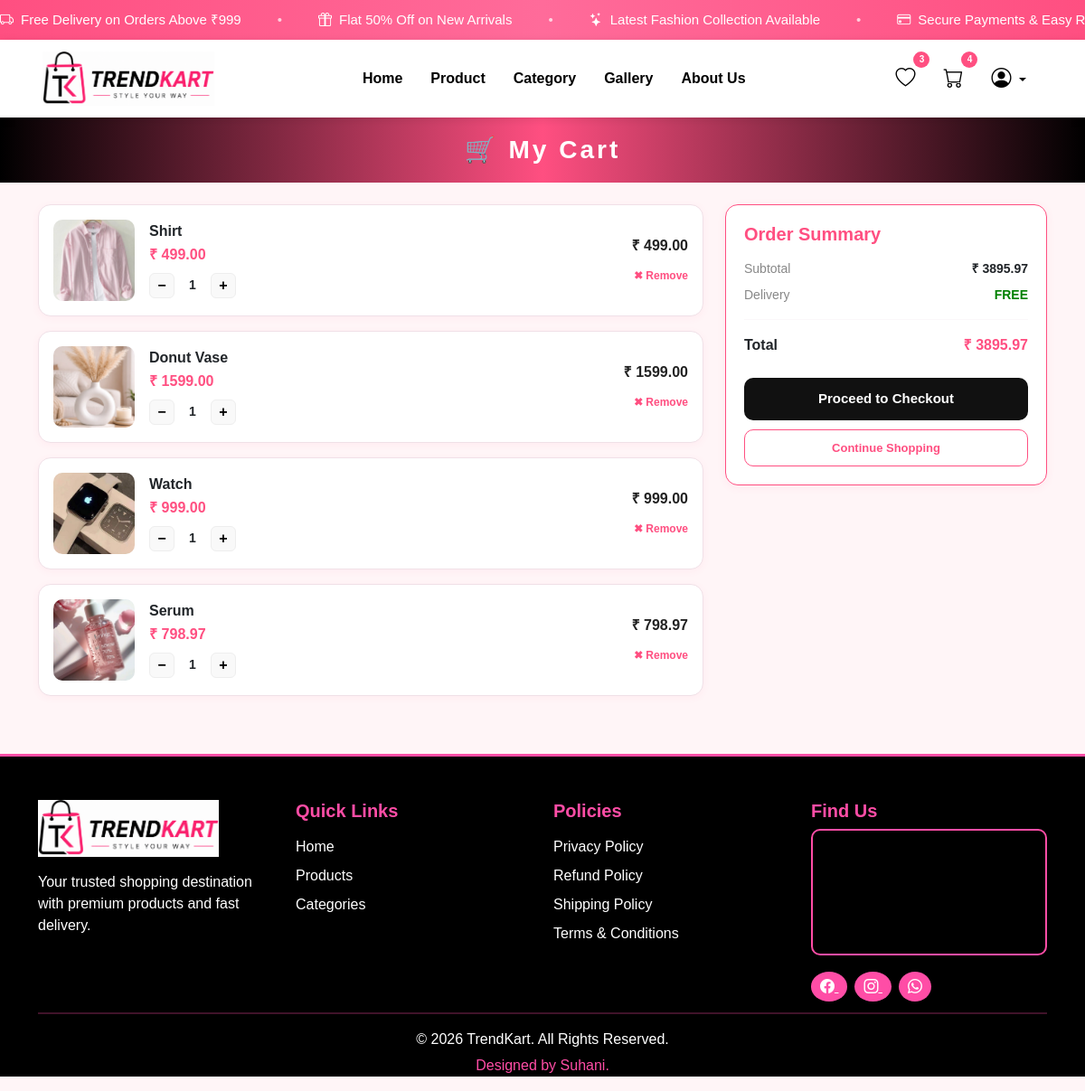
The page /cart/ (signed in) on the database its author committed.
### Trendkart/models.py (models this page shows, shortened)
class Cart(models.Model):
    user = models.ForeignKey(CustomUser, on_delete=models.CASCADE, related_name='cart_items')
    product = models.ForeignKey(Product, on_delete=models.CASCADE)
    quantity = models.PositiveIntegerField(default=1)
    added_at = models.DateTimeField(auto_now_add=True)
    def total_price(self):
        return self.product.product_price * self.quantity

class Product(models.Model):
    category = models.ForeignKey(
        Category,
        on_delete=models.CASCADE,
        related_name='products'
    )
    product_name = models.CharField(max_length=255)
    product_price = models.DecimalField(max_digits=10, decimal_places=2)
    product_description = models.TextField()
    product_image = models.ImageField(upload_to='products/')

### Trendkart/views.py (the view)
# urls.py: path('cart/', views.cart_view, name='cart'),
@login_required(login_url='login')
def cart_view(request):
    cart_items = Cart.objects.filter(user=request.user)
    total = sum(item.total_price() for item in cart_items)
    return render(request, 'cart.html', {
        'cart_items': cart_items,
        'total': total,
    })

### templates/cart.html (shortened to what this page needs)
{% extends 'base.html' %}
{% load static %}
{% block content %}
<div class="w-100 mb-4 d-flex align-items-center justify-content-center"
     style="background: linear-gradient(90deg, #000, #FF4F81, #000); height: 72px;">
    <h3 class="mb-0 fw-bold text-white" style="letter-spacing: 3px;">🛒 My Cart</h3>
</div>
<div class="container mb-5">
    {% if cart_items %}
    <div class="row g-4">
        <div class="col-md-8">
            {% for item in cart_items %}
            <div class="d-flex align-items-center gap-3 p-3 mb-3"
                 style="background:#fff; border-radius:14px; border:1px solid #f0e0e7;
                        box-shadow:0 2px 8px rgba(255,79,129,0.06);">
                <img src="{{ item.product.product_image.url }}"
                     width="90" height="90"
                     style="object-fit:cover; border-radius:10px; flex-shrink:0;">
                <div class="flex-grow-1">
                    <h6 class="fw-bold mb-1">{{ item.product.product_name }}</h6>
                    <p style="color:#FF4F81; font-weight:700; margin-bottom:8px;">
                        ₹ {{ item.product.product_price }}
                    </p>
                    <form method="POST" action="{% url 'update_cart' item.id %}"
                          class="d-flex align-items-center gap-2">
                        <button type="submit" name="quantity" value="{{ item.quantity|add:'-1' }}"
                                style="width:28px; height:28px; border-radius:6px; border:1px solid #eee;
                                       background:#f9f9f9; font-weight:700; cursor:pointer;">−</button>
                        <span style="font-weight:700; font-size:14px; min-width:24px; text-align:center;">
                            {{ item.quantity }}
                        </span>
                        <button type="submit" name="quantity" value="{{ item.quantity|add:'1' }}"
                                style="width:28px; height:28px; border-radius:6px; border:1px solid #eee;
                                       background:#f9f9f9; font-weight:700; cursor:pointer;">+</button>
                    </form>
                </div>
                <div class="text-end" style="flex-shrink:0;">
                    <p class="fw-bold mb-2" style="color:#222;">
                        ₹ {{ item.total_price }}
                    </p>
                    <a href="{% url 'remove_from_cart' item.id %}"
                       style="color:#FF4F81; font-size:12px; font-weight:600; text-decoration:none;">
                        ✖ Remove
                    </a>
                </div>
            </div>
            {% endfor %}
        </div>
        <div class="col-md-4">
            <div style="background:#fff; border-radius:14px; padding:20px;
                        border:1.5px solid #FF4F81; box-shadow:0 2px 10px rgba(255,79,129,0.08);
                        position:sticky; top:20px;">
                <h5 class="fw-bold mb-3" style="color:#FF4F81;">Order Summary</h5>
                <div class="d-flex justify-content-between mb-2" style="font-size:14px;">
                    <span style="color:#888;">Subtotal</span>
                    <span class="fw-bold">₹ {{ total }}</span>
                </div>
                <div class="d-flex justify-content-between mb-2" style="font-size:14px;">
                    <span style="color:#888;">Delivery</span>
                    <span style="color:green; font-weight:600;">FREE</span>
                </div>
                <hr style="border-color:#f0e0e7;">
                <div class="d-flex justify-content-between mb-4" style="font-size:16px;">
                    <span class="fw-bold">Total</span>
                    <span class="fw-bold" style="color:#FF4F81;">₹ {{ total }}</span>
                </div>
                <a href="#"
                   style="display:block; width:100%; background:#111; color:#fff;
                          border-radius:10px; padding:12px; text-align:center;
                          font-weight:700; font-size:15px; text-decoration:none; margin-bottom:10px;">
                    Proceed to Checkout
                </a>
                <a href="{% url 'product' %}"
                   style="display:block; width:100%; background:#fff; color:#FF4F81;
                          border:1.5px solid #FF4F81; border-radius:10px; padding:10px;
                          text-align:center; font-weight:700; font-size:13px; text-decoration:none;">
                    Continue Shopping
                </a>
            </div>
        </div>
    </div>
    {% endif %}
</div>
{% endblock %}

### templates/base.html (style rules this page uses)
body { background-color: #FFF5F7; font-family: Arial, sans-serif; }

### rows shown on the page
Cart: product.product_image (picture), product.product_name "Shirt", product.product_price "499.00", quantity "1", total_price "499.00"
Cart: product.product_image (picture), product.product_name "Donut Vase", product.product_price "1599.00", quantity "1", total_price "1599.00"
Cart: product.product_image (picture), product.product_name "Watch", product.product_price "999.00", quantity "1", total_price "999.00"
Cart: product.product_image (picture), product.product_name "Serum", product.product_price "798.97", quantity "1", total_price "798.97"

### other values the page prints
{{ wish_count }} "3"
{{ cart_count }} "4"
{{ total }} "3895.97"
